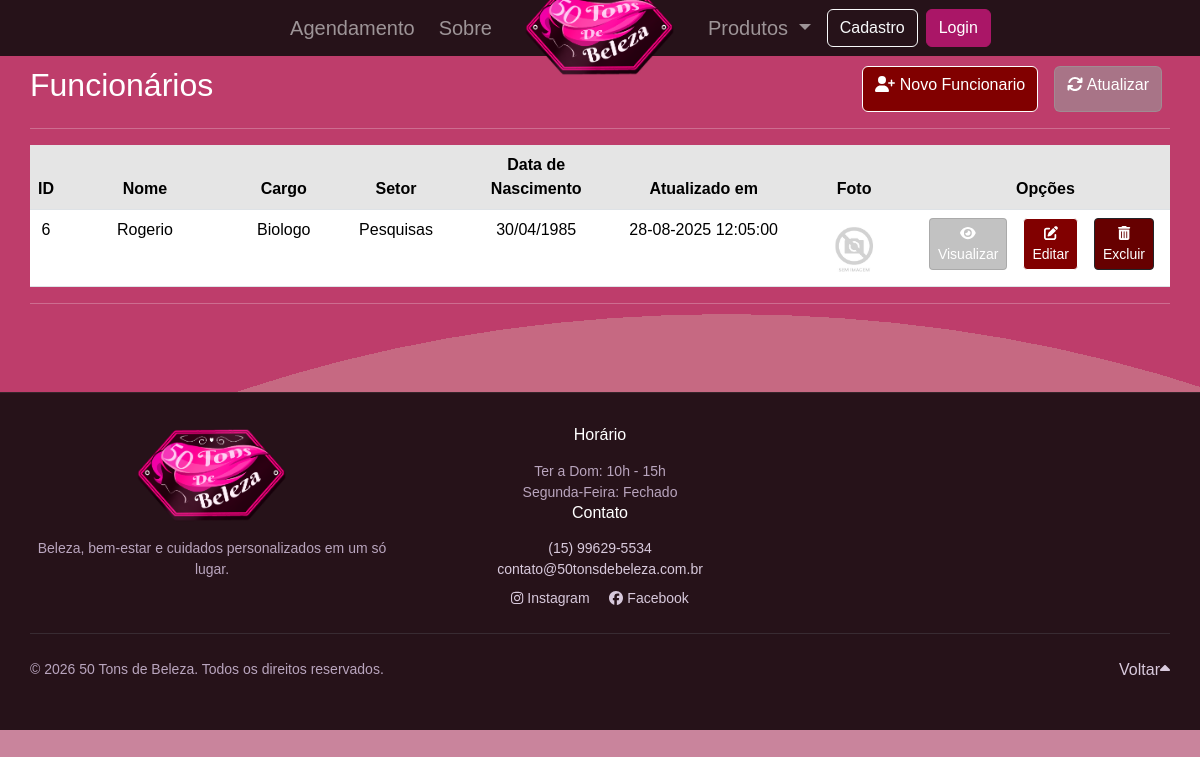
/funcionarios/index.php, run on the app's committed database.
### tables this page shows
CREATE TABLE IF NOT EXISTS funcionarios (
  id int(11) NOT NULL AUTO_INCREMENT PRIMARY KEY,
  Nome varchar(50) NOT NULL,
  Setor varchar(50) NOT NULL,
  Cargo varchar(20) NOT NULL,
  DataNasc datetime NOT NULL,
  Foto varchar(30) NOT NULL,
	created datetime NOT NULL,
  modified datetime NOT NULL
);

### inc/database.php (called while the page is built, shortened)
<?php
    global $pdo_connection;
    function open_database() {
        global $pdo_connection;
        try {
            if ($pdo_connection === null) {
                $dsn = "mysql:host=" . DB_HOST . ";dbname=" . DB_NAME . ";charset=utf8mb4";
                $pdo_connection = new PDO($dsn, DB_USER, DB_PASSWORD, [
                    PDO::ATTR_ERRMODE => PDO::ERRMODE_EXCEPTION,
                    PDO::ATTR_DEFAULT_FETCH_MODE => PDO::FETCH_ASSOC,
                    PDO::ATTR_EMULATE_PREPARES => false,
                ]);
            }
            return $pdo_connection;
        } catch (PDOException $e) {
            echo "Erro de conexão: " . $e->getMessage();
            return null;
        }
    }
  function find( $table = null, $id = null ) {
    $database = open_database();
    $found = null;
    try {
      if ($id) {
        $sql = "SELECT * FROM " . $table . " WHERE id = ?";
        $stmt = $database->prepare($sql);
        $stmt->execute([$id]);
        $found = $stmt->fetch();
      } else {
        $sql = "SELECT * FROM " . $table;
        $stmt = $database->prepare($sql);
        $stmt->execute();
        $found = $stmt->fetchAll();
      }
    } catch (PDOException $e) {
      $_SESSION['message'] = $e->getMessage();
      $_SESSION['type'] = 'danger';
    }
    return $found;
  }
  function find_all( $table ) {
      return find($table);
  }
?>

### funcionarios/index.php (the view, shortened to what this page needs)
<?php
	$funcionarios = find_all('funcionarios');
?>
<header>
          <div class="d-flex justify-content-between mt-3">
              <div >
                  <h2>Funcionários</h2>
              </div>
              <div class="d-grid gap-2 d-md-flex justify-content-md-end">
                  <a class="btn btn-secondary me-md-2 text-center" href="add.php"><i class="fa-solid fa-user-plus"></i>  Novo Funcionario</a>
                  <a class="btn btn-light me-md-2 text-center" href="index.php"><i class="fa-solid fa-refresh"></i> Atualizar</a>
              </div>
          </div>
      </header>
      <hr>
      <table class="table table-hover">
          <thead>
              <tr class="table-active" style="text-align: center;">
                  <th>ID</th>
                  <th width="15%">Nome</th>
                  <th width="10%">Cargo</th>
                  <th width="10%">Setor</th>
                  <th width="15%">Data de Nascimento</th>
                  <th width="15%">Atualizado em</th>
                  <th width="12%">Foto</th>
                  <th width="10%">Opções</th>
              </tr>
          </thead>
          <tbody>
              <?php if ($funcionarios) : ?>
              <?php foreach ($funcionarios as $funcionario) : ?>
                  <tr style="text-align: center;">
                      <td><?php echo $funcionario['id']; ?></td>
                      <td><?php echo $funcionario['Nome']; ?></td>
                      <td><?php echo $funcionario['Cargo']; ?></td>
                      <td><?php echo $funcionario['Setor']; ?></td>
                      <td><?php echo date('d/m/Y', strtotime($funcionario['DataNasc']));?></td>
                      <td><?php echo date('d-m-Y H:i:s', strtotime($funcionario['modified'])); ?></td>
                      <td>
                          <?php if (!empty($funcionario['Foto'])): ?>
                              <img src="fotos/<?php echo htmlspecialchars($funcionario['Foto']); ?>" alt="Foto do Funcionário" style="width:60px; height:60px; object-fit:cover; border-radius:8px;">
                          <?php else: ?>
                              <img src="fotos/semimagem.jpg" alt="Sem foto" style="width:60px; height:60px; object-fit:cover; border-radius:8px;">
                          <?php endif; ?>
                      </td>
                      <td class="actions text-center">
                          <div class="d-grid gap-2 d-md-flex justify-content-md-end">
                              <a href="view.php?id=<?php echo $funcionario['id']; ?>" class="btn btn-sm btn-light me-md-2"><i class="fa fa-eye"></i> Visualizar</a>
                              <a href="editar.php?id=<?php echo $funcionario['id']; ?>" class="btn btn-sm btn-secondary me-md-2"><i class="fa-solid fa-pen-to-square"></i> Editar</a>
                              <a href="#" class="btn btn-sm btn-dark me-md-2" data-bs-toggle="modal" data-bs-target="#delete-modal" data-customer="<?php echo $funcionario['id']; ?>">
                                  <i class="fa-solid fa-trash-can"></i> Excluir
                              </a>
                          </div>
                      </td>
                  </tr>
              <?php endforeach; ?>
              <?php else : ?>
                  <tr>
                      <td colspan="6">Nenhum registro encontrado.</td>
                  </tr>
              <?php endif; ?>
          </tbody>
      </table>

### css/style.css (style rules this page uses)
body { font-family: "Gill Sans", "Gill Sans MT", Calibri, sans-serif; background-image: url('../img/fundo.jpg'); background-repeat: no-repeat; background-attachment: fixed; background-size: inherit; background-position: center; padding-top: 50px; padding-bottom: 0px; color: #ffffff; }
.btn-dark { background-color: #660000; }
.btn-secondary { background-color:#810000; color: #ffffff; border-color: #ffffff }
.btn-light { background-color: #810000; color: #ffffff; border-color: #ffffff }
.btn-light { color: #FFFFFF; background-color: #99999999; border-color: #99999999; }
header, #actions { margin-top: 10px; }

### data on the page
funcionarios: id "6", Nome "Rogerio", Cargo "Biologo", Setor "Pesquisas", DataNasc "30/04/1985", modified "28-08-2025 12:05:00"
